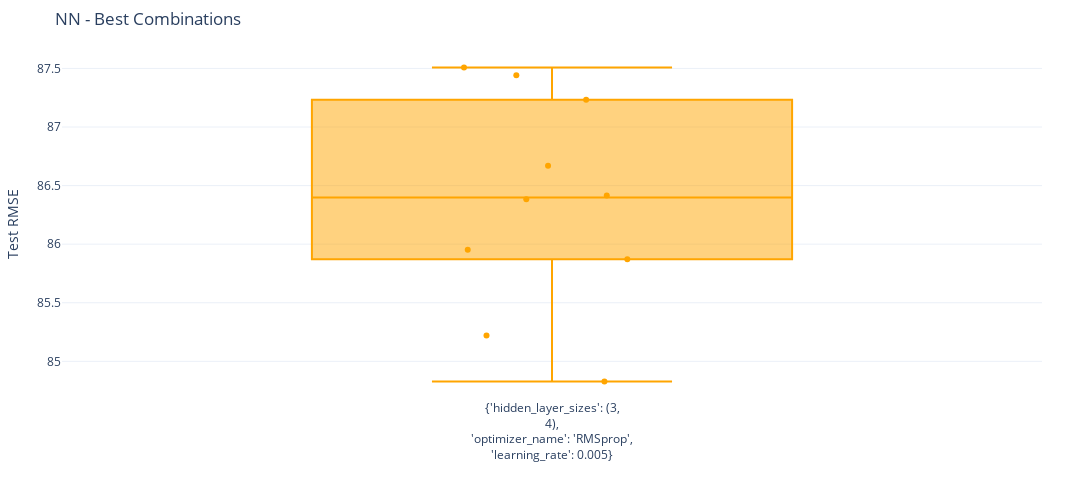

The code cell stored with this chart in its notebook:
### Code cell
test_best_combs(model_name=MODEL_NAME)

### Figure 1 — Plotly figure (JSON) as saved in the notebook; plotly's stock layout.template omitted (floating-point values rounded to 4 significant figures)
{"data": [{"boxpoints": "all", "jitter": 0.5, "line": {"color": "orange"}, "name": "{'hidden_layer_sizes': (3,<br>4),<br>'optimizer_name': 'RMSprop',<br>'learning_rate': 0.005}", "pointpos": 0, "type": "box", "y": [87.51, 84.83, 85.95, 86.42, 86.38, 85.22, 86.67, 87.23, 85.87, 87.44]}], "layout": {"height": 500, "margin": {"b": 20, "l": 50, "r": 50, "t": 50}, "showlegend": false, "title": {"text": "NN - Best Combinations"}, "width": 1100, "xaxis": {"title": {"text": ""}}, "yaxis": {"range": [0, null], "title": {"text": "Test RMSE"}}}}
